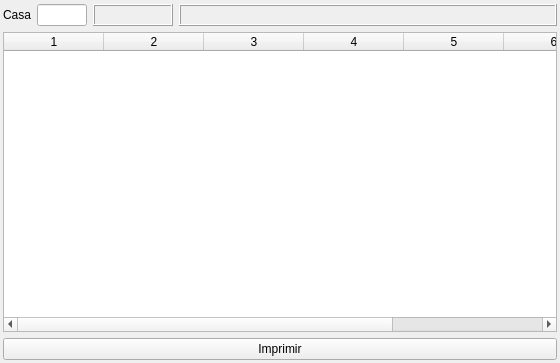
<?xml version="1.0" encoding="UTF-8"?>
<ui version="4.0">
 <class>HomeHistoryWindow</class>
 <widget class="QWidget" name="HomeHistoryWindow">
  <property name="geometry">
   <rect>
    <x>0</x>
    <y>0</y>
    <width>560</width>
    <height>363</height>
   </rect>
  </property>
  <property name="windowTitle">
   <string>Form</string>
  </property>
  <layout class="QVBoxLayout" name="verticalLayout">
   <property name="leftMargin">
    <number>3</number>
   </property>
   <property name="topMargin">
    <number>4</number>
   </property>
   <property name="rightMargin">
    <number>3</number>
   </property>
   <property name="bottomMargin">
    <number>3</number>
   </property>
   <item>
    <layout class="QHBoxLayout" name="horizontalLayout">
     <item>
      <widget class="QLabel" name="label_home0">
       <property name="sizePolicy">
        <sizepolicy hsizetype="Maximum" vsizetype="Preferred">
         <horstretch>0</horstretch>
         <verstretch>0</verstretch>
        </sizepolicy>
       </property>
       <property name="text">
        <string>Casa</string>
       </property>
      </widget>
     </item>
     <item>
      <widget class="QLineEdit" name="lineedit_home">
       <property name="sizePolicy">
        <sizepolicy hsizetype="Maximum" vsizetype="Fixed">
         <horstretch>0</horstretch>
         <verstretch>0</verstretch>
        </sizepolicy>
       </property>
       <property name="maximumSize">
        <size>
         <width>50</width>
         <height>16777215</height>
        </size>
       </property>
      </widget>
     </item>
     <item>
      <widget class="QLabel" name="label_home">
       <property name="sizePolicy">
        <sizepolicy hsizetype="Maximum" vsizetype="Preferred">
         <horstretch>0</horstretch>
         <verstretch>0</verstretch>
        </sizepolicy>
       </property>
       <property name="maximumSize">
        <size>
         <width>80</width>
         <height>16777215</height>
        </size>
       </property>
       <property name="frameShape">
        <enum>QFrame::Box</enum>
       </property>
       <property name="frameShadow">
        <enum>QFrame::Raised</enum>
       </property>
       <property name="text">
        <string/>
       </property>
      </widget>
     </item>
     <item>
      <widget class="QLabel" name="label_owner">
       <property name="frameShape">
        <enum>QFrame::Box</enum>
       </property>
       <property name="frameShadow">
        <enum>QFrame::Raised</enum>
       </property>
       <property name="text">
        <string/>
       </property>
      </widget>
     </item>
    </layout>
   </item>
   <item>
    <widget class="QTableWidget" name="table_history">
     <property name="columnCount">
      <number>7</number>
     </property>
     <column/>
     <column/>
     <column/>
     <column/>
     <column/>
     <column/>
     <column/>
    </widget>
   </item>
   <item>
    <layout class="QHBoxLayout" name="horizontalLayout_2">
     <item>
      <widget class="QPushButton" name="button_print">
       <property name="text">
        <string>Imprimir</string>
       </property>
      </widget>
     </item>
    </layout>
   </item>
  </layout>
 </widget>
 <resources/>
 <connections/>
</ui>
